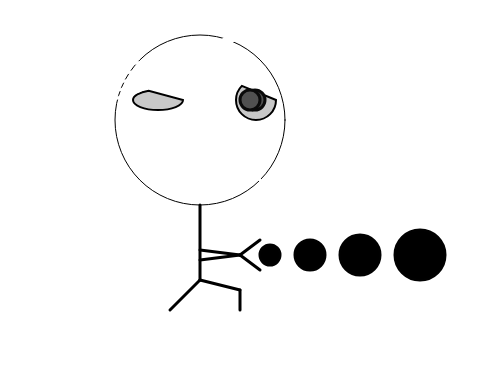
Frame 1 (no input)
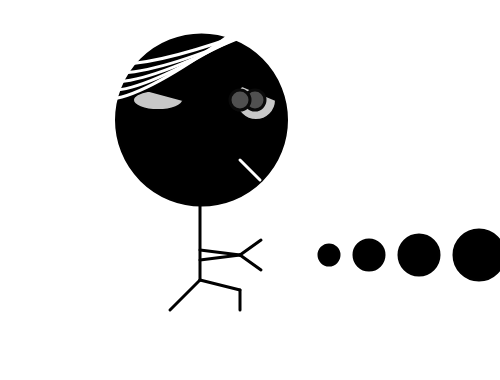
Frame 60 (no input)
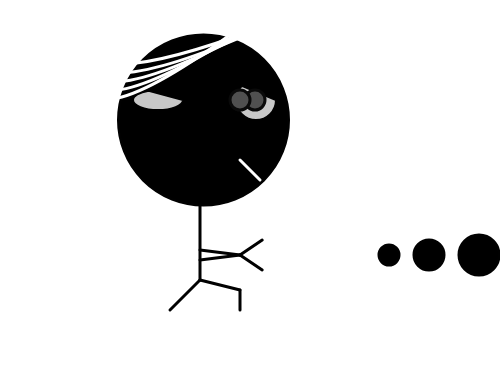
Frame 120 (the mouse pressed at the canvas centre since frame 60)

The p5.js sketch that drew these frames (run headless with seeded random() and noise() and a simulated clock; from frame 60 on, the mouse is pressed at the canvas centre):

// p5.js sketch
// ── sketch.js
// Source:
// https://editor.p5js.org/zjsheng0502/sketches/7O5Dwhqpt

var circleX = 270 //ball
var circley = 200 //head
var circleX2 = 250 //eyeball
var speed = 1
var speed2 = 10
var speed3 = 0.5
var speed4 = 0.2
var linex = 260
var linex2 = 260
var speed5 = 0.2

function setup() {
  createCanvas(500, 380);
}

function draw() {
  background(255);
  circle(circley, 120, 170, 100)
  if (circley > 203 || circley < 200) {
    speed3 = speed3 * -1
  }
  circley = circley + speed3
  strokeWeight(2)
  fill(200, 200, 200)

  //Eye
  arc(256, 100, 40, 40, 0, PI + QUARTER_PI, CHORD);
  //Ear
  arc(158, 100, 50, 20, 0, PI + QUARTER_PI, CHORD);

  //Body
  strokeWeight(3);
  line(200, 280, 200, 205);
  line(200, 250, 240, 255);
  line(240, 255, linex2, 240);
  if (linex2 > 265 || linex2 < 260) {
    speed5 = speed5 * -1
  }
  linex2 = linex2 + speed5

  line(200, 260, 240, 255);
  line(240, 255, linex, 270);
  if (linex > 265 || linex < 260) {
    speed4 = speed4 * -1
  }
  linex = linex + speed4

  line(170, 310, 200, 280);
  line(240, 290, 200, 280);
  line(240, 290, 240, 310);

  stroke(255, 255, 255)
  line(240, 160, 260, 180);

  //hair
  noFill();
  stroke(255);
  strokeWeight(3);
  bezier(280, 20, 0, 130, 100, 0, 150, 0, 0, 50, 100, 50);

  bezier(280, 20, 0, 150, 100, 0, 150, 0, 0, 50, 150, 50);

  bezier(270, 20, 0, 170, 100, 0, 150, 0, 0, 50, 250, 50);

  bezier(260, 20, 0, 190, 100, 0, 150, 0, 0, 50, 300, 50);

  bezier(250, 20, 0, 210, 100, 0, 150, 0, 0, 50, 350, 50);

  stroke(10);
  //ellipse(160, 100, 55, 25)
  //ellipse(240, 100, 35, 35)

  fill(80)

  circle(255, 100, 20, 20)
  //eyeball

  circle(circleX2, 100, 20, 20)
  if (circleX2 > 265 || circleX2 < 250) {
    speed2 = speed2 * -1
  }

  circleX2 = circleX2 + speed2

  fill(0)
  stroke(1);
  circle(circleX, 255, 20, 20)
  circle(circleX + 40, 255, 30, 30)
  circle(circleX + 90, 255, 40, 40)
  circle(circleX + 150, 255, 50, 50)

  if (circleX > width || circleX < 270) {
    speed = speed * -1
  }
  circleX = circleX + speed

  strokeWeight(3); // Thicker

  //circle(mouseX, 100, 20, 20)
}
